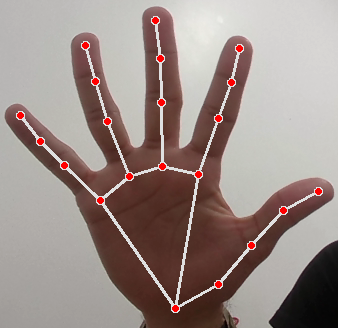
#> input picture dataset/backward/frame/frame_11.png, 338 x 328 px, found by its file name; its folder holds only this picture in this run
$ python datagenForRIghtHand.py
#> lines starting #> are read from the running program, lines starting #| are printed output that depends on the picture
# this is because i had to flip the images for up down and left right of left hand so that i could use it for training instead of making a new dataset

import os
import cv2
os.chdir('dataset')


input_frame_dir = "down/frame"
input_raw_dir = "down/raw"
output_frame_dir = "down_for_right_hand/frame"
output_raw_dir = "down_for_right_hand/raw"


os.makedirs(output_frame_dir, exist_ok=True)
os.makedirs(output_raw_dir, exist_ok=True)

def flip_images(input_dir, output_dir):
#> called with input_dir = 'down/frame', output_dir = 'down_for_right_hand/frame'
    for filename in os.listdir(input_dir):
        input_path = os.path.join(input_dir, filename)
        output_path = os.path.join(output_dir, filename)


        img = cv2.imread(input_path)
#> img is the input picture: shape (328, 338, 3); mean B, G, R 134.7, 139.3, 154.4
        if img is not None:
            flipped_img = cv2.flip(img, 1)
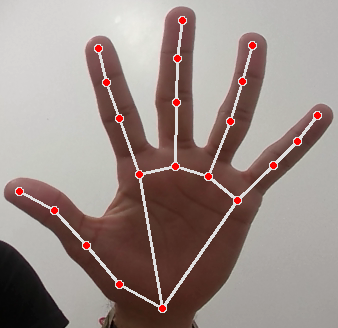
#> flipped_img: shape (328, 338, 3); mean B, G, R 134.7, 139.3, 154.4
            cv2.imwrite(output_path, flipped_img)
            print(f"Flipped and saved: {output_path}")
        else:
            print(f"Could not read: {input_path}")

flip_images(input_frame_dir, output_frame_dir)
flip_images(input_raw_dir, output_raw_dir)
#> call 2 of flip_images, with input_dir = 'down/raw', output_dir = 'down_for_right_hand/raw'
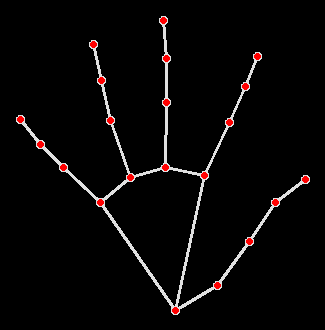
#> input picture dataset/backward/raw/raw_13.png, 325 x 330 px, found by its file name
#> in flip_images, img is the input picture: shape (330, 325, 3); mean B, G, R 7.1, 7.1, 9
#> in flip_images (call 2), `flipped_img = cv2.flip(img, 1)`:
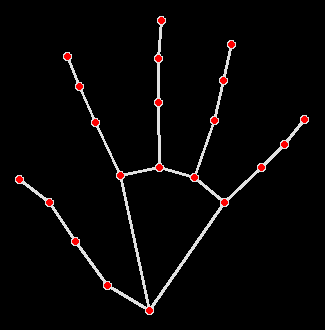
#> flipped_img: shape (330, 325, 3); mean B, G, R 7.1, 7.1, 9

print("Flipping completed!")
